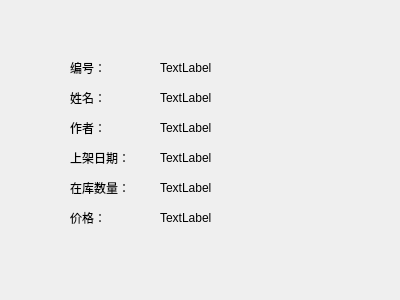
<?xml version="1.0" encoding="UTF-8"?>
<ui version="4.0">
 <class>bookinfo_inquiry</class>
 <widget class="QDialog" name="bookinfo_inquiry">
  <property name="geometry">
   <rect>
    <x>0</x>
    <y>0</y>
    <width>400</width>
    <height>300</height>
   </rect>
  </property>
  <property name="windowTitle">
   <string>Dialog</string>
  </property>
  <widget class="QLabel" name="label">
   <property name="geometry">
    <rect>
     <x>70</x>
     <y>60</y>
     <width>72</width>
     <height>15</height>
    </rect>
   </property>
   <property name="text">
    <string>编号：</string>
   </property>
  </widget>
  <widget class="QLabel" name="label_2">
   <property name="geometry">
    <rect>
     <x>70</x>
     <y>90</y>
     <width>72</width>
     <height>15</height>
    </rect>
   </property>
   <property name="text">
    <string>姓名：</string>
   </property>
  </widget>
  <widget class="QLabel" name="label_3">
   <property name="geometry">
    <rect>
     <x>70</x>
     <y>120</y>
     <width>72</width>
     <height>15</height>
    </rect>
   </property>
   <property name="text">
    <string>作者：</string>
   </property>
  </widget>
  <widget class="QLabel" name="label_4">
   <property name="geometry">
    <rect>
     <x>70</x>
     <y>150</y>
     <width>72</width>
     <height>15</height>
    </rect>
   </property>
   <property name="text">
    <string>上架日期：</string>
   </property>
  </widget>
  <widget class="QLabel" name="label_5">
   <property name="geometry">
    <rect>
     <x>70</x>
     <y>210</y>
     <width>72</width>
     <height>15</height>
    </rect>
   </property>
   <property name="text">
    <string>价格：</string>
   </property>
  </widget>
  <widget class="QLabel" name="label_6">
   <property name="geometry">
    <rect>
     <x>70</x>
     <y>180</y>
     <width>72</width>
     <height>15</height>
    </rect>
   </property>
   <property name="text">
    <string>在库数量：</string>
   </property>
  </widget>
  <widget class="QLabel" name="label_7">
   <property name="geometry">
    <rect>
     <x>160</x>
     <y>60</y>
     <width>72</width>
     <height>15</height>
    </rect>
   </property>
   <property name="text">
    <string>TextLabel</string>
   </property>
  </widget>
  <widget class="QLabel" name="label_8">
   <property name="geometry">
    <rect>
     <x>160</x>
     <y>90</y>
     <width>72</width>
     <height>15</height>
    </rect>
   </property>
   <property name="text">
    <string>TextLabel</string>
   </property>
  </widget>
  <widget class="QLabel" name="label_9">
   <property name="geometry">
    <rect>
     <x>160</x>
     <y>120</y>
     <width>72</width>
     <height>15</height>
    </rect>
   </property>
   <property name="text">
    <string>TextLabel</string>
   </property>
  </widget>
  <widget class="QLabel" name="label_10">
   <property name="geometry">
    <rect>
     <x>160</x>
     <y>150</y>
     <width>72</width>
     <height>15</height>
    </rect>
   </property>
   <property name="text">
    <string>TextLabel</string>
   </property>
  </widget>
  <widget class="QLabel" name="label_11">
   <property name="geometry">
    <rect>
     <x>160</x>
     <y>180</y>
     <width>72</width>
     <height>15</height>
    </rect>
   </property>
   <property name="text">
    <string>TextLabel</string>
   </property>
  </widget>
  <widget class="QLabel" name="label_12">
   <property name="geometry">
    <rect>
     <x>160</x>
     <y>210</y>
     <width>72</width>
     <height>15</height>
    </rect>
   </property>
   <property name="text">
    <string>TextLabel</string>
   </property>
  </widget>
 </widget>
 <resources/>
 <connections/>
</ui>
